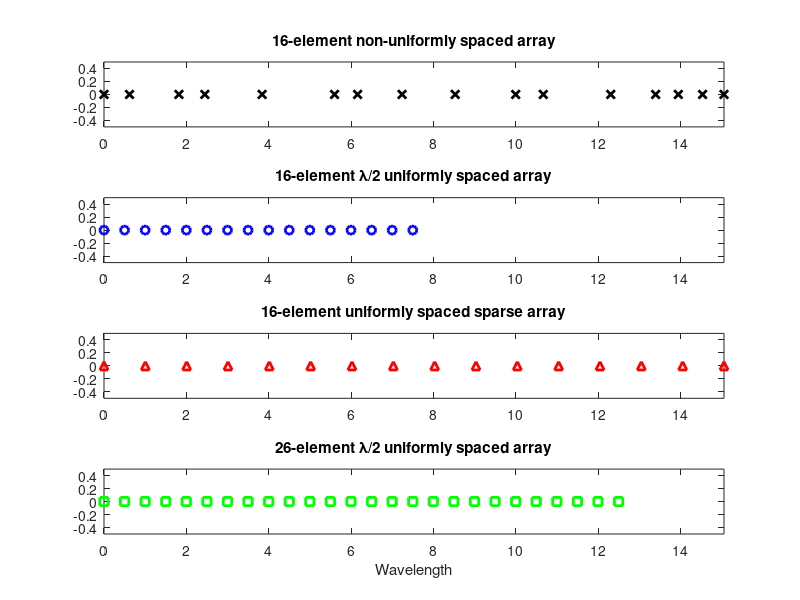
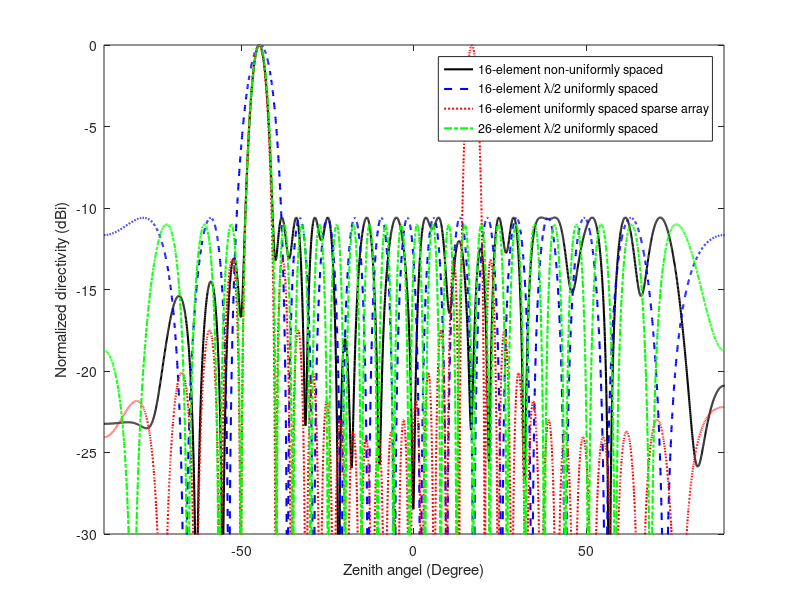

MATLAB code to generate these figures, in order:
%%
%  Comparison between non-uniformly spaced array and uniformly spaced array 
%
%  Version 1
%  Zhengyu Peng
%%
clear;

wavelength=1;
k=2*pi/wavelength;   % wave number
angleStep=0.05;
theta=0:angleStep:360;
elementNumber=16;
spacingMIN=0.5; % minimum space between two elements
spacingMAX=3.5;   % maximum space between two elements
mainbeam=8;     % width of the main lobe
thetaM=45;      % location of the main lobe

d1=[0,0.62,1.82,2.45,3.84,5.60,6.16,7.24,8.53,10.00,10.67,12.31,13.40,13.95,14.54,15.06];
w1=[0.0272277405745814 + 0.00663695612498175i;-0.0504557136311823 - 0.0156414493981255i;0.0149022080891888 - 0.0522958024026383i;0.0270725639308060 + 0.0224793289749045i;-0.0104255072112984 + 0.0647860805420306i;0.0598193468305703 - 0.00157981780230648i;-0.0278250156730021 - 0.0498385235669240i;0.0649276487388589 - 0.0399431693571197i;0.0625248046134052 - 0.00837412390141947i;0.0668878280458956 - 0.0508399287930906i;-0.0798488127285431 + 0.0272356716234928i;-0.0154715717248110 + 0.0860980599638680i;-0.0871498078302756 + 0.00810697834308643i;0.0519608795439634 + 0.0402132634019467i;0.00983611006347517 - 0.0678379408618253i;-0.0687845963435427 + 0.0348004136503320i];
d2=[0,0.5*ones(1,elementNumber-1)];
for nn=2:length(d2)
    d2(nn)=d2(nn-1)+d2(nn);
end
w2=[0.165712409493334 - 0.0178163364135969i;-0.0266096956617990 - 0.0289409777334237i;-0.00816727046224783 + 0.0422452592985454i;0.0417793041704281 - 0.0199452988116389i;-0.0432868036423907 - 0.0230352310882208i;0.00750970165338273 + 0.0506046789299732i;0.0372642051373296 - 0.0371386954897812i;-0.0527447222520634 - 0.00801159573263894i;0.0249023151671527 + 0.0471812048484143i;0.0228276244561927 - 0.0474004562096621i;-0.0502615010111028 + 0.00953995097684088i;0.0359827177899967 + 0.0333108580091977i;0.00510543810191810 - 0.0460136903914195i;-0.0372138895691395 + 0.0215984412201642i;0.0360790306489060 + 0.0156192074963889i;-0.0376388293399754 - 0.162361765909359i];
d3=[0,d1(elementNumber)/(elementNumber-1)*ones(1,elementNumber-1)];
for nn=2:length(d3)
    d3(nn)=d3(nn-1)+d3(nn);
end
w3=exp(1i*k*d3*sind(-thetaM)).';

d4=[0,0.5*ones(1,26-1)];
for nn=2:length(d4)
    d4(nn)=d4(nn-1)+d4(nn);
end
w4=[0.151762138140478 - 0.0102832612349678i;-0.0148958031630125 - 0.0172358745075817i;-0.00512570908792318 + 0.0237363670087733i;0.0233375004828243 - 0.0107751751748616i;-0.0238137186663838 - 0.0127944992034719i;0.00428503645225367 + 0.0279267418659784i;0.0205014091227646 - 0.0210035366464110i;-0.0300694264463313 - 0.00387332943146368i;0.0153922908579175 + 0.0270630607817905i;0.0126321128110758 - 0.0291921038237749i;-0.0314120648601946 + 0.00757882283295584i;0.0252090020191759 + 0.0207567876802740i;0.00142889348747491 - 0.0327916992328431i;-0.0270580598489617 + 0.0185795229321596i;0.0309579586761419 + 0.0103895530323716i;-0.0102082265061976 - 0.0306585793198716i;-0.0180712108839995 + 0.0261759534099189i;0.0311078847753170 - 0.00127725546942699i;-0.0192111629602375 - 0.0234543024925927i;-0.00695761482616326 + 0.0285139952234768i;0.0259577390330907 - 0.0111561746553496i;-0.0234651355058812 - 0.0134231077726961i;0.00322045184215660 + 0.0255023924126257i;0.0174191236356797 - 0.0169192832056161i;-0.0225092324922808 - 0.00350639052627144i;0.0716553554322047 + 0.134175266247107i];

figure(1);
subplot(4,1,1),plot(d1,zeros(1,length(d1)),'kx','LineWidth',2);
title('16-element non-uniformly spaced array');
axis([0,d1(length(d1)),-0.5,0.5]);
subplot(4,1,2),plot(d2,zeros(1,length(d2)),'bo','LineWidth',2);
title('16-element \lambda/2 uniformly spaced array');
axis([0,d1(length(d1)),-0.5,0.5]);
subplot(4,1,3),plot(d3,zeros(1,length(d3)),'r^','LineWidth',2);
title('16-element uniformly spaced sparse array');
axis([0,d1(length(d1)),-0.5,0.5]);
subplot(4,1,4),plot(d4,zeros(1,length(d4)),'gs','LineWidth',2);
title('26-element \lambda/2 uniformly spaced array');
axis([0,d1(length(d1)),-0.5,0.5]);
xlabel('Wavelength');

%% Array factor
A1=zeros(length(theta),elementNumber);
for nn=1:length(d1)
    A1(:,nn)=exp(1i*k*d1(nn)*cosd(theta));
end

A2=zeros(length(theta),elementNumber);
for nn=1:length(d2)
    A2(:,nn)=exp(1i*k*d2(nn)*cosd(theta));
end

A3=zeros(length(theta),elementNumber);
for nn=1:length(d3)
    A3(:,nn)=exp(1i*k*d3(nn)*cosd(theta));
end

A4=zeros(length(theta),24);
for nn=1:length(d4)
    A4(:,nn)=exp(1i*k*d4(nn)*cosd(theta));
end

%% Plot result
%w=ones(1,elementNumber)';
theta1=-90:angleStep:360-90;
figure(2);
plot(theta1,20*log10(abs(A1*w1))-max(20*log10(abs(A1*w1))),'k-','LineWidth',1.5);
hold on;
plot(theta1,20*log10(abs(A2*w2))-max(20*log10(abs(A2*w2))),'b--','LineWidth',1.5);
plot(theta1,20*log10(abs(A3*w3))-max(20*log10(abs(A3*w3))),'r:','LineWidth',1.5);
plot(theta1,20*log10(abs(A4*w4))-max(20*log10(abs(A4*w4))),'g-.','LineWidth',1.5);
hold off;
axis([-90,90,-30,0]);
xlabel('Zenith angel (Degree)');
ylabel('Normalized directivity (dBi)');
legend('16-element non-uniformly spaced','16-element \lambda/2 uniformly spaced','16-element uniformly spaced sparse array','26-element \lambda/2 uniformly spaced');
